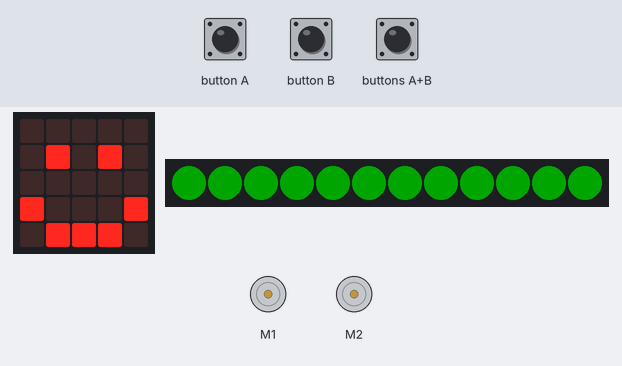
Bench run of a program on a simulated BBC micro:bit (MakeCode). Parts: the board's 5×5 LED display, 12 RGB LEDs in strip order, left to right, 2 × DC motor (green arrow = forward, orange = backward, longer = faster). Inputs (shaded band) come from the test bench. Dim RGB values are drawn brighter than linear.

Above: at 1.8 s.
1.9 s: button B pressed for 0.15 s
At 3.7 s:
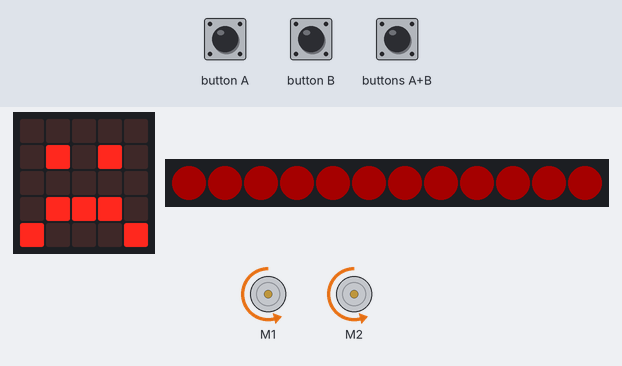
5.0 s: button A pressed for 0.15 s
At 5.92 s:
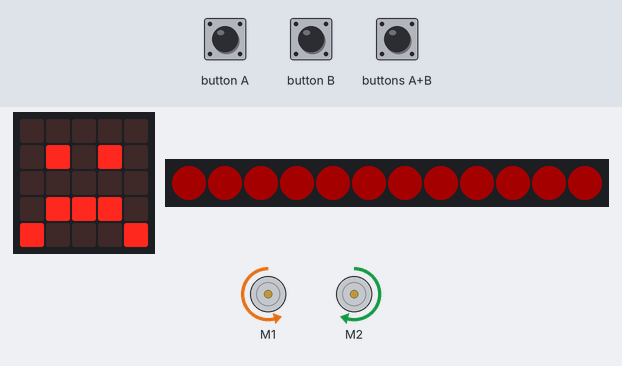
8.1 s: button B pressed for 0.15 s
At 12.7 s:
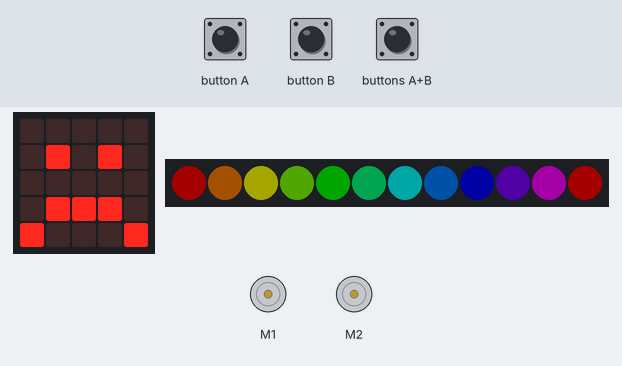
Timing chart, 0 to 23.2 s (numbered marks = the images above; inputs shaded):
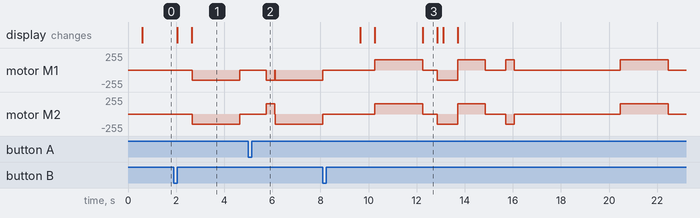

The program:

main.ts
```typescript
input.onButtonPressed(Button.A, function () {
    bitbot.setLedColor(0xFF0000)
    basic.showIcon(IconNames.Sad)
    bitbot.rotatems(BBRobotDirection.Left, 60, 350)
    bitbot.goms(BBDirection.Reverse, 60, 2000)
    bitbot.stop(BBStopMode.Brake)
    basic.pause(5000)
    basic.showIcon(IconNames.Happy)
    bitbot.ledRainbow()
    bitbot.goms(BBDirection.Forward, 60, 2000)
    bitbot.rotatems(BBRobotDirection.Right, 60, 350)
})
input.onButtonPressed(Button.AB, function () {
    bitbot.goms(BBDirection.Forward, 60, 4000)
    bitbot.stop(BBStopMode.Brake)
    basic.pause(5000)
    basic.showIcon(IconNames.Sad)
    bitbot.setLedColor(0xFF0000)
    bitbot.rotatems(BBRobotDirection.Right, 60, 500)
    bitbot.goms(BBDirection.Reverse, 60, 4000)
    bitbot.stop(BBStopMode.Brake)
    basic.pause(5000)
    basic.showIcon(IconNames.Happy)
    bitbot.ledRainbow()
    bitbot.goms(BBDirection.Forward, 60, 4000)
})
input.onButtonPressed(Button.B, function () {
    basic.showIcon(IconNames.Sad)
    bitbot.setLedColor(0xFF0000)
    bitbot.goms(BBDirection.Reverse, 60, 2000)
    bitbot.stop(BBStopMode.Brake)
    basic.pause(5000)
    basic.showIcon(IconNames.Happy)
    bitbot.ledRainbow()
    bitbot.goms(BBDirection.Forward, 60, 2000)
    bitbot.stop(BBStopMode.Brake)
})
basic.showIcon(IconNames.Happy)
bitbot.setLedColor(0x00FF00)
```

test.ts
```typescript
// testene settes inn her; disse vil ikke kompilert så lenge denne pakken blir brukt som en utvidelse.
```

Measured:
- after the input at 1.9 s, motor M1, motor M2: stopped → backward 153/255 after 0.77 s, → stopped 2.0 s later; the display: first changes after 0.15 s (image 1 shows a later state)
- after the input at 5.0 s, motor M1: stopped → backward 153/255 after 0.75 s; motor M2: stopped → forward 153/255 after 0.75 s, → backward 153/255 0.35 s later
- what the display in image 3 shows lasts 0.6 s, from 12.3 s to 12.9 s
